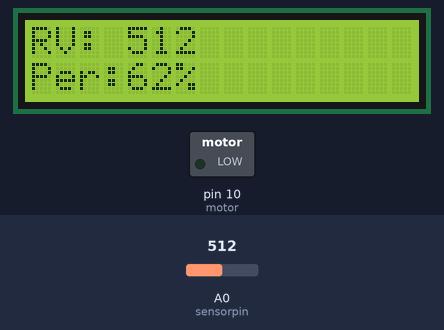
This sketch was run on a simulated Arduino Uno, built with avr-gcc and run on an emulated ATmega328P. Parts: 16×2 character LCD, switched loads named in the sketch (green lamp = pin HIGH). Inputs (shaded band) come from the test bench; at power-on: A0 (sensorpin) = 512.

Above: at 1.2 s.
1.3 s: A0 (sensorpin) set to 602
At 2.8 s:
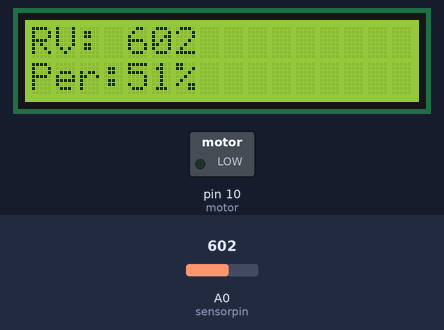
5.4 s: A0 (sensorpin) set to 625
At 8.7 s:
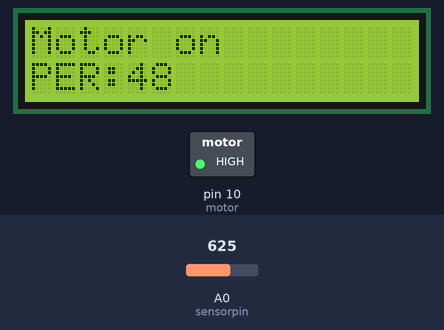
9.5 s: A0 (sensorpin) set to 455
At 10.6 s:
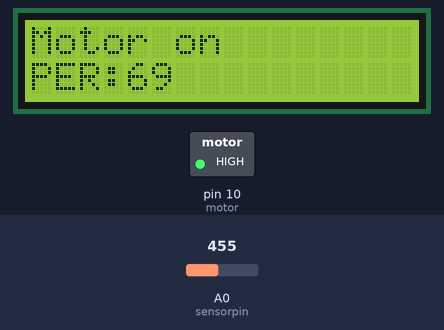
11.2 s: A0 (sensorpin) set to 422
At 12.1 s:
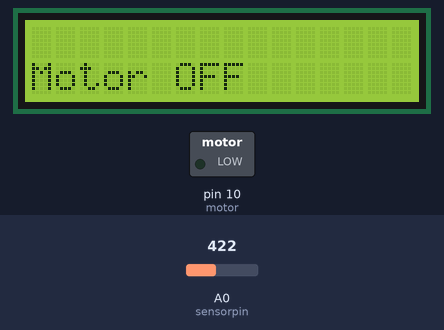
Timing chart, 0 to 14.2 s (numbered marks = the images above; inputs shaded):
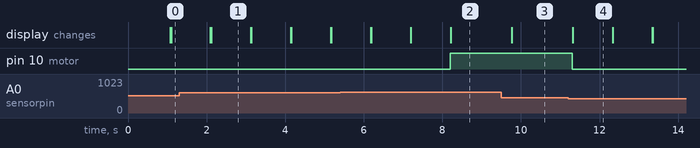

The sketch:

soilmoist.ino
```cpp
#include<LiquidCrystal_I2C.h>
LiquidCrystal_I2C lcd(0x27,2,1,0,4,5,6,7,3,POSITIVE);
int motor=10;
int sensorpin=A0;
int moisture;
int percentage;
int map_low=1023;
int map_high=200;

void setup()
{
  pinMode(sensorpin,INPUT);
  Serial.begin(9600);
  lcd.begin(16,2);
  pinMode(motor,OUTPUT);
}

void loop()
{
  moisture=analogRead(sensorpin);

  lcd.setCursor(0,0);
  lcd.print("RV:");
  lcd.setCursor(4,0);
  lcd.print(moisture);

  percentage=map(moisture,map_low,map_high,0,100);

  lcd.setCursor(0,1);
  lcd.print("Per:");
  lcd.print(percentage);
  lcd.print("%");


  delay(1000);
  lcd.clear();
  while(percentage>=0 && percentage<50)
  {

   motoron();

  }

}


void motoron()
{
  lcd.clear();
  lcd.setCursor(0,1);
  lcd.print("Motor On");
  delay(1000);
  while(percentage <=70)
  {

    digitalWrite(motor,HIGH);

    lcd.clear();
    lcd.setCursor(0,0);
    lcd.print("Motor on");
    lcd.setCursor(0,1);
    lcd.print("PER:");
    lcd.print(percentage);
    delay(500);
    moisture=analogRead(sensorpin);
    percentage=map(moisture,map_low,map_high,0,100);
  }
    digitalWrite(motor,LOW);

    lcd.clear();
    lcd.setCursor(0,1);
    lcd.print("Motor OFF");
    delay(1000);


}
```

Measured:
- the behaviour switches between 611 and 612 on A0 (sensorpin) (found by bisection; images 1 and 2)
- the behaviour switches between 439 and 438 on A0 (sensorpin) (found by bisection; images 3 and 4)
- after the input at 1.3 s, the display: first differs from a run without the input after 0.81 s (image 1)
- after the input at 5.4 s, pin 10 (motor): LOW → HIGH after 2.8 s; the display: first differs from a run without the input after 0.79 s (image 2 shows a later state)
- after the input at 9.5 s, the display: changes after 0.27 s (image 3)
- after the input at 11.2 s, pin 10 (motor): HIGH → LOW after 0.11 s; the display: changes after 0.12 s (image 4)
- what the display in image 1 shows lasts 1.0 s, from 2.1 s to 3.1 s
